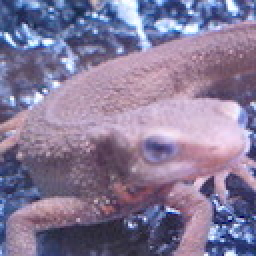
#> input picture Question_01_10/answers_py/imori.jpg, 128 x 128 px, found by its file name (shown 2 times larger)
$ python 'Canny Edge Detection(Step1)Edge Magnitude.py'   (older library calls are emulated)
#> lines starting #> are read from the running program, lines starting #| are printed output that depends on the picture
# -*- coding: utf-8 -*-
import cv2
import numpy as np

def Canny_step1(img):

	# Gray scale
	def BGR2GRAY(img):
		b = img[:, :, 0].copy()
		g = img[:, :, 1].copy()
		r = img[:, :, 2].copy()
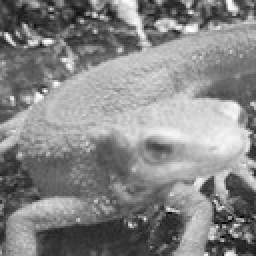
#> r: shape (128, 128) float32 (shown 2 times larger); min 0, max 255, mean 134.1

		# Gray scale
		out = 0.2126 * r + 0.7152 * g + 0.0722 * b
		out = out.astype(np.uint8)

		return out


	# Gaussian filter for grayscale
	def gaussian_filter(img, K_size=3, sigma=1.3):

#> called with K_size = 5, sigma = 1.4
		if len(img.shape) == 3:
			H, W, C = img.shape
		else:
			img = np.expand_dims(img, axis=-1)
			H, W, C = img.shape
#> H = 128; W = 128; C = 1

		## Zero padding
		pad = K_size // 2
		out = np.zeros([H + pad * 2, W + pad * 2, C], dtype=np.float)
		out[pad: pad + H, pad: pad + W] = img.copy().astype(np.float)
#> out: shape (132, 132, 1) float64

		## prepare Kernel
		K = np.zeros((K_size, K_size), dtype=np.float)
		for x in range(-pad, -pad + K_size):
			for y in range(-pad, -pad + K_size):
				K[y + pad, x + pad] = np.exp( - (x ** 2 + y ** 2) / (2 * (sigma ** 2)))
		#K /= (sigma * np.sqrt(2 * np.pi))
		K /= (2 * np.pi * sigma * sigma)
		K /= K.sum()

		tmp = out.copy()

		# filtering
		for y in range(H):
			for x in range(W):
				for c in range(C):
					out[pad + y, pad + x, c] = np.sum(K * tmp[y : y + K_size, x : x + K_size, c])
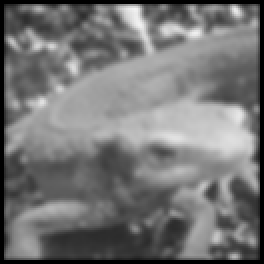
#> out: shape (132, 132, 1) float64 (shown 2 times larger); min 0, max 243.3, mean 117.2

		out = np.clip(out, 0, 255)
		out = out[pad : pad + H, pad : pad + W]
#> out: shape (128, 128, 1) float64
		out = out.astype(np.uint8)
		out = out[..., 0]

		return out


	# sobel filter
	def sobel_filter(img, K_size=3):
#> called with K_size = 3
		if len(img.shape) == 3:
			H, W, C = img.shape
		else:
			H, W = img.shape
#> H = 128; W = 128

		# Zero padding
		pad = K_size // 2
		out = np.zeros((H + pad * 2, W + pad * 2), dtype=np.float)
		out[pad: pad + H, pad: pad + W] = img.copy().astype(np.float)
#> out: shape (130, 130) float64
		tmp = out.copy()

		out_v = out.copy()
		out_h = out.copy()

		## Sobel vertical
		Kv = [[1., 2., 1.],[0., 0., 0.], [-1., -2., -1.]]
		## Sobel horizontal
		Kh = [[1., 0., -1.],[2., 0., -2.],[1., 0., -1.]]

		# filtering
		for y in range(H):
			for x in range(W):
				out_v[pad + y, pad + x] = np.sum(Kv * (tmp[y: y + K_size, x: x + K_size]))
				out_h[pad + y, pad + x] = np.sum(Kh * (tmp[y: y + K_size, x: x + K_size]))
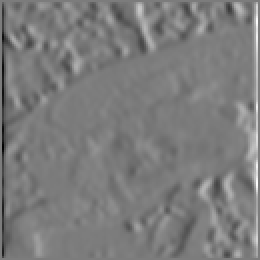
#> out_h: shape (130, 130) float64 (shown 2 times larger); min -581, max 611, mean 0; drawn with min black and max white
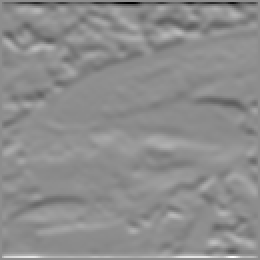
#> out_v: shape (130, 130) float64 (shown 2 times larger); min -870, max 701, mean 0.6; drawn with min black and max white

		out_v = np.clip(out_v, 0, 255)
		out_h = np.clip(out_h, 0, 255)

		out_v = out_v[pad: pad + H, pad: pad + W].astype(np.uint8)
#> out_v: shape (128, 128)
		out_h = out_h[pad: pad + H, pad: pad + W].astype(np.uint8)
#> out_h: shape (128, 128)

		return out_v, out_h


	def get_edge_angle(fx, fy):
		# get edge strength
		edge = np.sqrt(np.power(fx.astype(np.float32), 2) + np.power(fy.astype(np.float32), 2))
		edge = np.clip(edge, 0, 255)
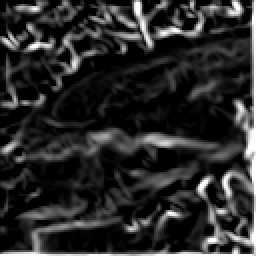
#> edge: shape (128, 128) float32 (shown 2 times larger); min 0, max 255, mean 42.7

		fx = np.maximum(fx, 1e-5)
		#fx[np.abs(fx) <= 1e-5] = 1e-5

		# get edge angle
		angle = np.arctan(fy / fx)

		return edge, angle


	def angle_quantization(angle):
		angle = angle / np.pi * 180
		angle[angle < -22.5] = 180 + angle[angle < -22.5]
		_angle = np.zeros_like(angle, dtype=np.uint8)
		_angle[np.where(angle <= 22.5)] = 0
		_angle[np.where((angle > 22.5) & (angle <= 67.5))] = 45
		_angle[np.where((angle > 67.5) & (angle <= 112.5))] = 90
		_angle[np.where((angle > 112.5) & (angle <= 157.5))] = 135

		return _angle

	# grayscale
	gray = BGR2GRAY(img)

	# gaussian filtering
	gaussian = gaussian_filter(gray, K_size=5, sigma=1.4)

	# sobel filtering
	fy, fx = sobel_filter(gaussian, K_size=3)

	# get edge strength, angle
	edge, angle = get_edge_angle(fx, fy)

	# angle quantization
	angle = angle_quantization(angle)
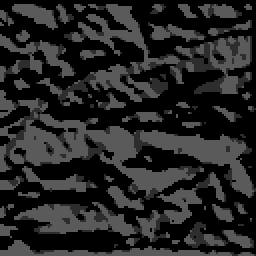
#> angle: shape (128, 128) (shown 2 times larger); min 0, max 90, mean 37.5

	return edge, angle


# Read image
img = cv2.imread("imori.jpg").astype(np.float32)

# Canny (step1)
edge, angle = Canny_step1(img)

edge = edge.astype(np.uint8)
angle = angle.astype(np.uint8)

# Save result
out = np.hstack([edge, angle])
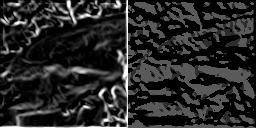
#> out: shape (128, 256); min 0, max 255, mean 40
cv2.namedWindow("result", 0)
cv2.resizeWindow("result", 512, 256)

cv2.imshow("result", out)
cv2.waitKey(0)

cv2.imwrite("Myresult/out41.jpg", out)

cv2.destroyAllWindows()
